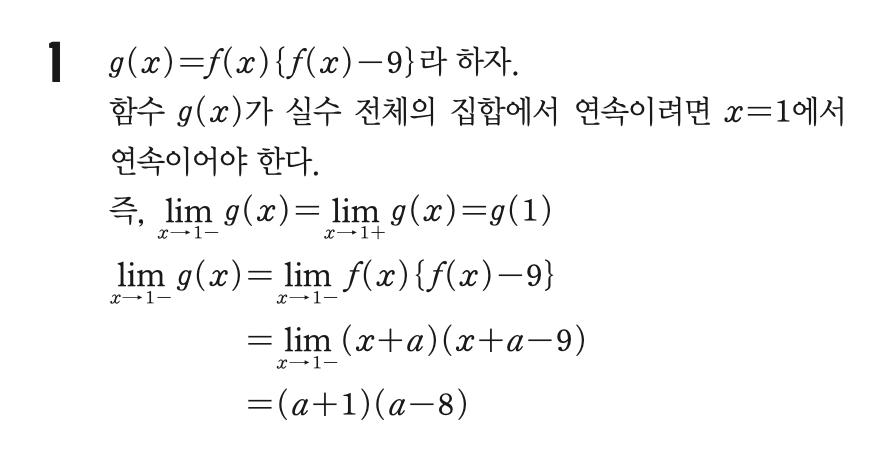
#> input picture samples/over_page_sols/1_sol_1.png, 876 x 452 px
$ python -i problem_cutter.py   (imports and definitions only)
#> lines starting #> are read from the running program, lines starting #| are printed output that depends on the picture; after the words box and inside, x2 and y2 are one past the last pixel; in counts of white or black regions, pixels touching at a corner belong together
#> further down, picture is the input picture: shape (452, 876, 3); mean B, G, R 246.7, 246.8, 246.8
"""
Problem Cutter - Cut PDF problems into individual images

This module implements the problem cutting workflow:
1. Linearize multi-column layout to single column
2. Scan vertically to find problem number markers
3. Cut each problem region
4. Trim whitespace and save to individual files
"""

import os
import re
import zipfile
from pathlib import Path
from typing import List, Tuple, Optional
from dataclasses import dataclass
import cv2
import numpy as np
import fitz  # PyMuPDF

from .ocr_engine import run_tesseract_ocr, parse_problem_number, sort_by_reading_order
from .layout_detector import LayoutDetector
from .base import BBox, Coord


@dataclass
class ProblemRegion:
    """A problem region in the linearized image"""
    number: int
    bbox: BBox
    y_start: int  # Start Y position in linearized image
    y_end: int    # End Y position in linearized image


# [159 lines left out: functions pdf_to_high_res_image, linearize_two_column, find_problem_markers, segment_problems, not called in this run]


def trim_whitespace(image: np.ndarray, padding: int = 20) -> np.ndarray:
    """
    Trim excessive whitespace from image edges

    Args:
        image: Input image
        padding: Padding to keep around content (pixels)

    Returns:
        Trimmed image
    """
#> called with padding = 20
    # Convert to grayscale
    if len(image.shape) == 3:
        gray = cv2.cvtColor(image, cv2.COLOR_BGR2GRAY)
    else:
        gray = image

    # Threshold
    _, thresh = cv2.threshold(gray, 250, 255, cv2.THRESH_BINARY_INV)
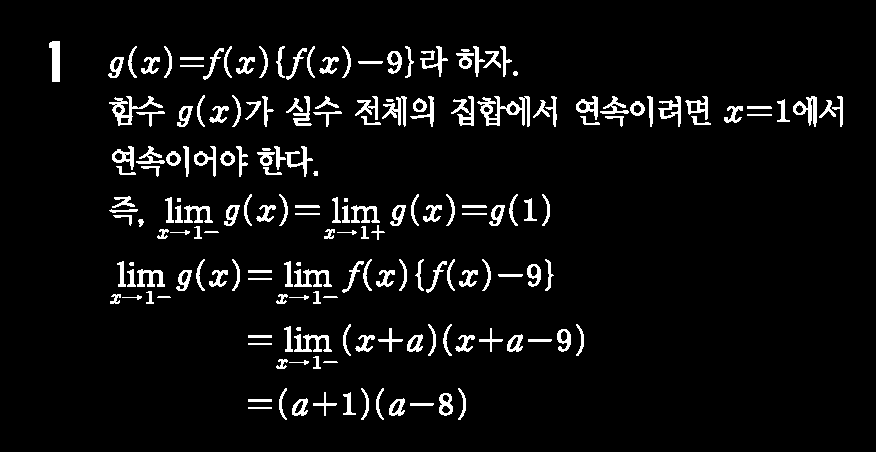
#> thresh: shape (452, 876); 5.5% white; 181 white regions (5 under 20 px)

    # Find contours
    contours, _ = cv2.findContours(thresh, cv2.RETR_EXTERNAL, cv2.CHAIN_APPROX_SIMPLE)
#> contours = 181 contours, 19 with area under 20; largest, box (x1, y1, x2, y2) and area: (477, 96, 530, 127) 554, (109, 96, 163, 126) 398, (49, 41, 60, 82) 296, (793, 96, 817, 127) 290, (658, 96, 681, 127) 274

    if not contours:
        return image

    # Get bounding box of all content
    x_min, y_min = image.shape[1], image.shape[0]
#> x_min = 876; y_min = 452
    x_max, y_max = 0, 0

    for cnt in contours:
        x, y, w, h = cv2.boundingRect(cnt)
        x_min = min(x_min, x)
        y_min = min(y_min, y)
        x_max = max(x_max, x + w)
        y_max = max(y_max, y + h)
#> this loop made 181 passes
#> (x, y, w, h, x_min, y_min, x_max, y_max) on passes 2, 4, 5: (410, 403, 24, 3, 248, 403, 434, 409), (389, 398, 16, 18, 248, 398, 434, 416), (292, 398, 16, 18, 248, 398, 434, 416)

    # Add padding
    x_min = max(0, x_min - padding)
#> x_min = 29
    y_min = max(0, y_min - padding)
#> y_min = 21
    x_max = min(image.shape[1], x_max + padding)
#> x_max = 863
    y_max = min(image.shape[0], y_max + padding)
#> y_max = 440

    # Crop
    trimmed = image[y_min:y_max, x_min:x_max]
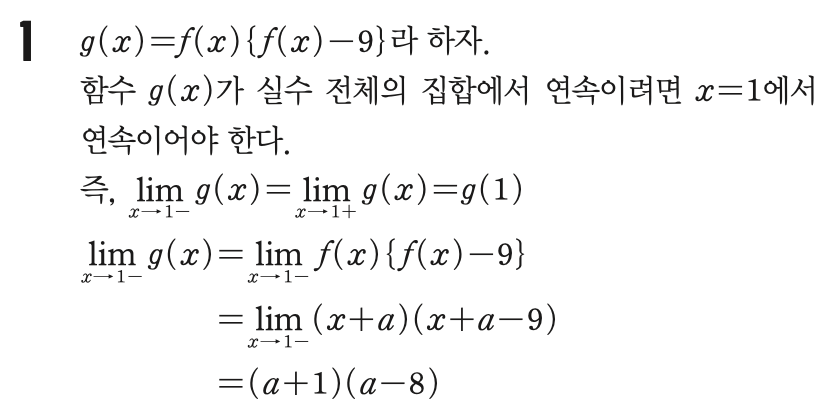
#> trimmed: shape (419, 834, 3); mean B, G, R 245.7, 245.7, 245.7

    return trimmed


# [131 lines left out: function cut_problems, not called in this run]


# [21 lines not run here, left out]

>>> import cv2
>>> picture = cv2.imread('../samples/over_page_sols/1_sol_1.png')
>>> result = trim_whitespace(picture)

$ run again, on samples/over_page_sols/1_sol_2.png
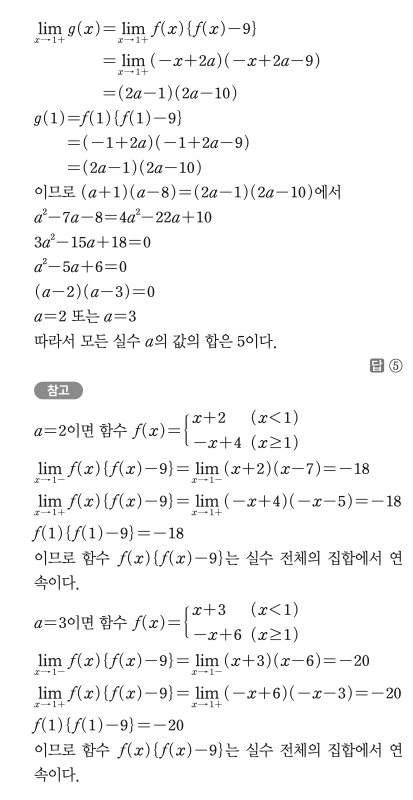
#> input picture samples/over_page_sols/1_sol_2.png, 826 x 1600 px (shown at 1/2 size)
#> picture is the input picture: shape (1600, 826, 3); mean B, G, R 246.2, 246.2, 246.3
#> in trim_whitespace, `_, thresh = cv2.threshold(gray, 250, 255, cv2.THRESH_BINARY_INV)`:
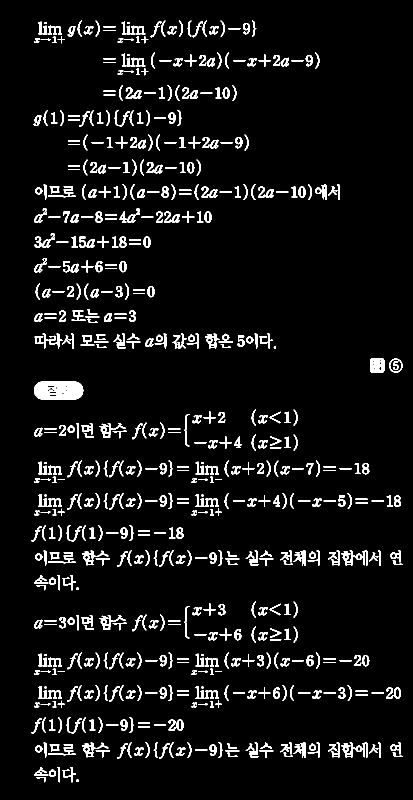
#> thresh: shape (1600, 826) (shown at 1/2 size); 6% white; 624 white regions (11 under 20 px)
#> contours = 621 contours, 31 with area under 20; largest, box (x1, y1, x2, y2) and area: (68, 763, 167, 799) 3181, (740, 717, 769, 745) 746, (778, 717, 805, 745) 564, (682, 1485, 735, 1516) 554, (682, 1101, 735, 1132) 554
#> the loop in trim_whitespace, `for cnt in contours:` made 621 passes
#> (x, y, w, h, x_min, y_min, x_max, y_max) on passes 1 to 3: (152, 1559, 5, 5, 152, 1559, 157, 1564), (72, 1554, 19, 11, 72, 1554, 157, 1565), (98, 1539, 14, 15, 72, 1539, 157, 1565)
#> in trim_whitespace, `x_min = max(0, x_min - padding)`: x_min = 43
#> in trim_whitespace, `y_min = max(0, y_min - padding)`: y_min = 21
#> in trim_whitespace, `x_max = min(image.shape[1], x_max + padding)`: x_max = 825
#> in trim_whitespace, `y_max = min(image.shape[0], y_max + padding)`: y_max = 1585
#> in trim_whitespace, `trimmed = image[y_min:y_max, x_min:x_max]`:
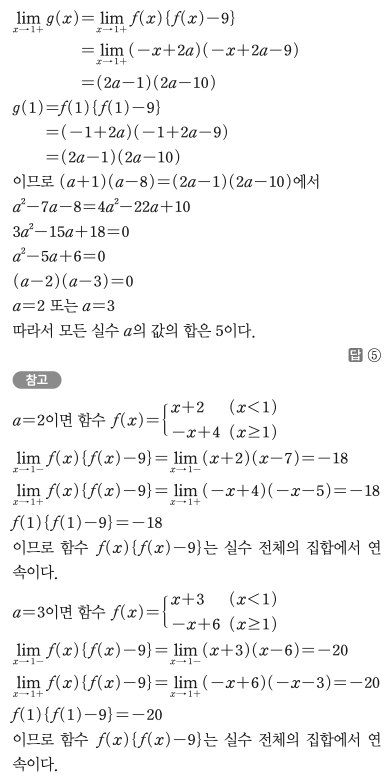
#> trimmed: shape (1564, 782, 3) (shown at 1/2 size); mean B, G, R 245.5, 245.5, 245.6

$ run again, on samples/over_page_sols/2_sol_1.png
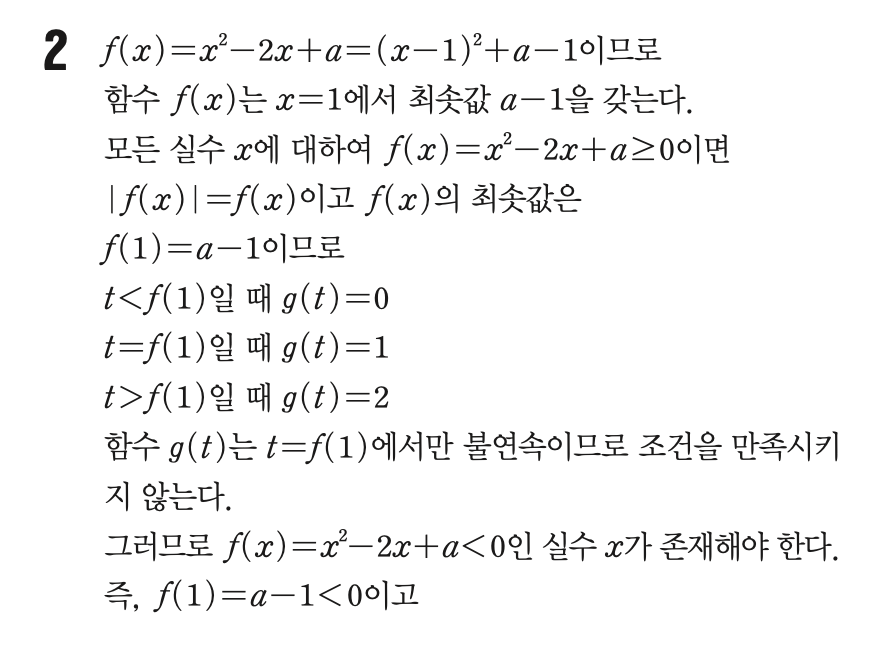
#> input picture samples/over_page_sols/2_sol_1.png, 874 x 646 px
#> picture is the input picture: shape (646, 874, 3); mean B, G, R 244.5, 244.5, 244.5
#> in trim_whitespace, `_, thresh = cv2.threshold(gray, 250, 255, cv2.THRESH_BINARY_INV)`:
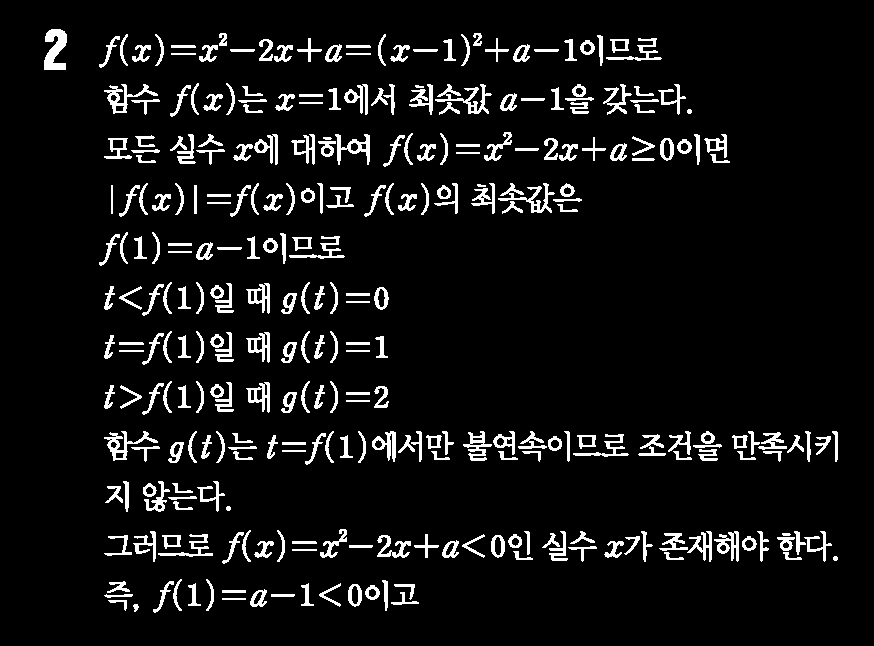
#> thresh: shape (646, 874); 7% white; 299 white regions
#> contours = 299 contours, 7 with area under 20; largest, box (x1, y1, x2, y2) and area: (44, 29, 67, 70) 540, (104, 431, 158, 461) 398, (104, 84, 158, 114) 398, (335, 134, 370, 165) 376, (498, 183, 555, 213) 369
#> the loop in trim_whitespace, `for cnt in contours:` made 299 passes
#> (x, y, w, h, x_min, y_min, x_max, y_max) on passes 1, 2, 4: (133, 604, 6, 8, 133, 604, 139, 612), (108, 600, 19, 11, 108, 600, 139, 612), (271, 594, 24, 3, 108, 594, 295, 612)
#> in trim_whitespace, `x_min = max(0, x_min - padding)`: x_min = 24
#> in trim_whitespace, `y_min = max(0, y_min - padding)`: y_min = 9
#> in trim_whitespace, `x_max = min(image.shape[1], x_max + padding)`: x_max = 858
#> in trim_whitespace, `y_max = min(image.shape[0], y_max + padding)`: y_max = 633
#> in trim_whitespace, `trimmed = image[y_min:y_max, x_min:x_max]`:
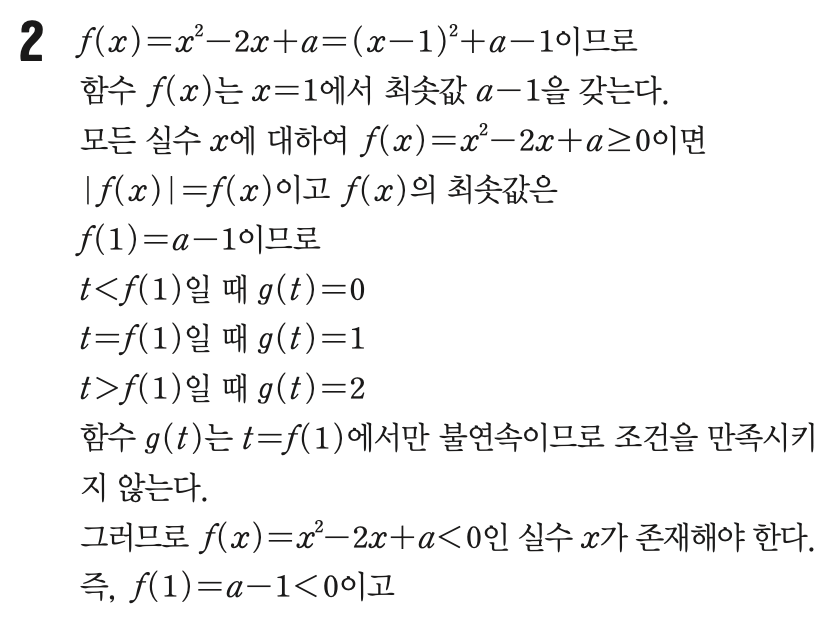
#> trimmed: shape (624, 834, 3); mean B, G, R 243.6, 243.6, 243.7

$ run again, on samples/over_page_sols/2_sol_2.png
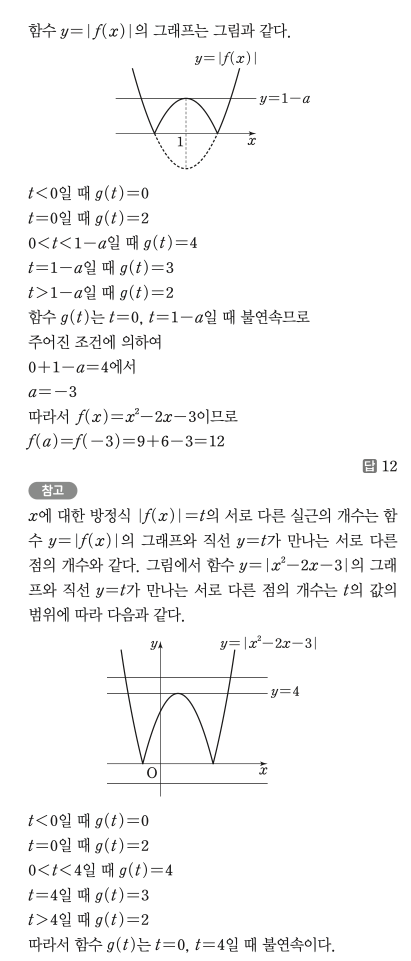
#> input picture samples/over_page_sols/2_sol_2.png, 822 x 1922 px (shown at 1/2 size)
#> picture is the input picture: shape (1922, 822, 3); mean B, G, R 247.1, 247.1, 247.2
#> in trim_whitespace, `_, thresh = cv2.threshold(gray, 250, 255, cv2.THRESH_BINARY_INV)`:
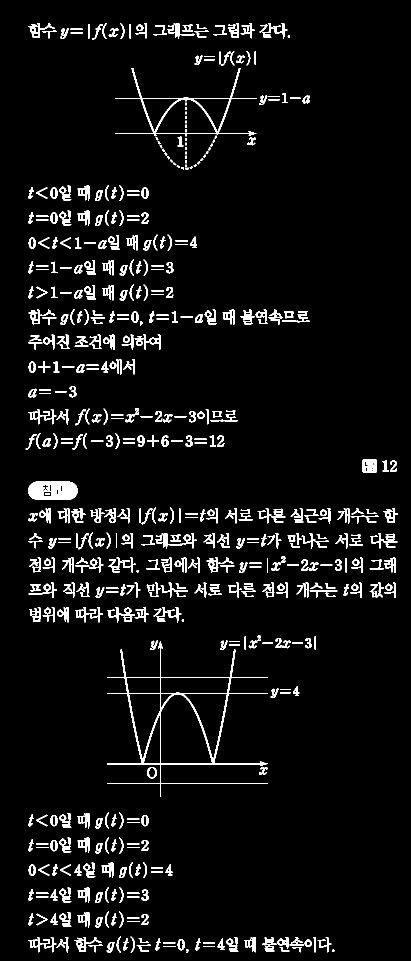
#> thresh: shape (1922, 822) (shown at 1/2 size); 5.3% white; 558 white regions (14 under 20 px)
#> contours = 549 contours, 34 with area under 20; largest, box (x1, y1, x2, y2) and area: (214, 1282, 536, 1593) 32772, (231, 136, 513, 273) 11756, (56, 963, 155, 999) 3178, (725, 918, 754, 946) 748, (150, 1214, 206, 1245) 414
#> the loop in trim_whitespace, `for cnt in contours:` made 549 passes
#> (x, y, w, h, x_min, y_min, y_max) on passes 1 to 3: (664, 1899, 5, 5, 664, 1899, 1904), (372, 1898, 5, 8, 372, 1898, 1906), (584, 1894, 19, 11, 372, 1894, 1906)
#> in trim_whitespace, `x_min = max(0, x_min - padding)`: x_min = 31
#> in trim_whitespace, `y_min = max(0, y_min - padding)`: y_min = 26
#> in trim_whitespace, `x_max = min(image.shape[1], x_max + padding)`: x_max = 816
#> in trim_whitespace, `y_max = min(image.shape[0], y_max + padding)`: y_max = 1922
#> in trim_whitespace, `trimmed = image[y_min:y_max, x_min:x_max]`:
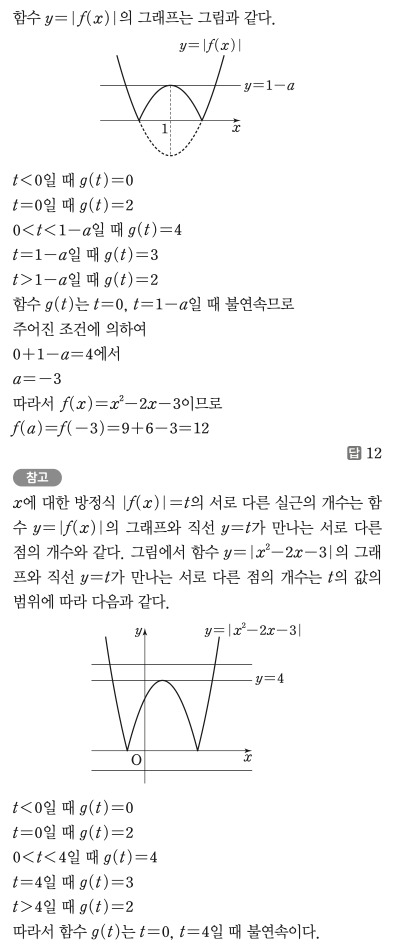
#> trimmed: shape (1896, 785, 3) (shown at 1/2 size); mean B, G, R 246.6, 246.6, 246.7
